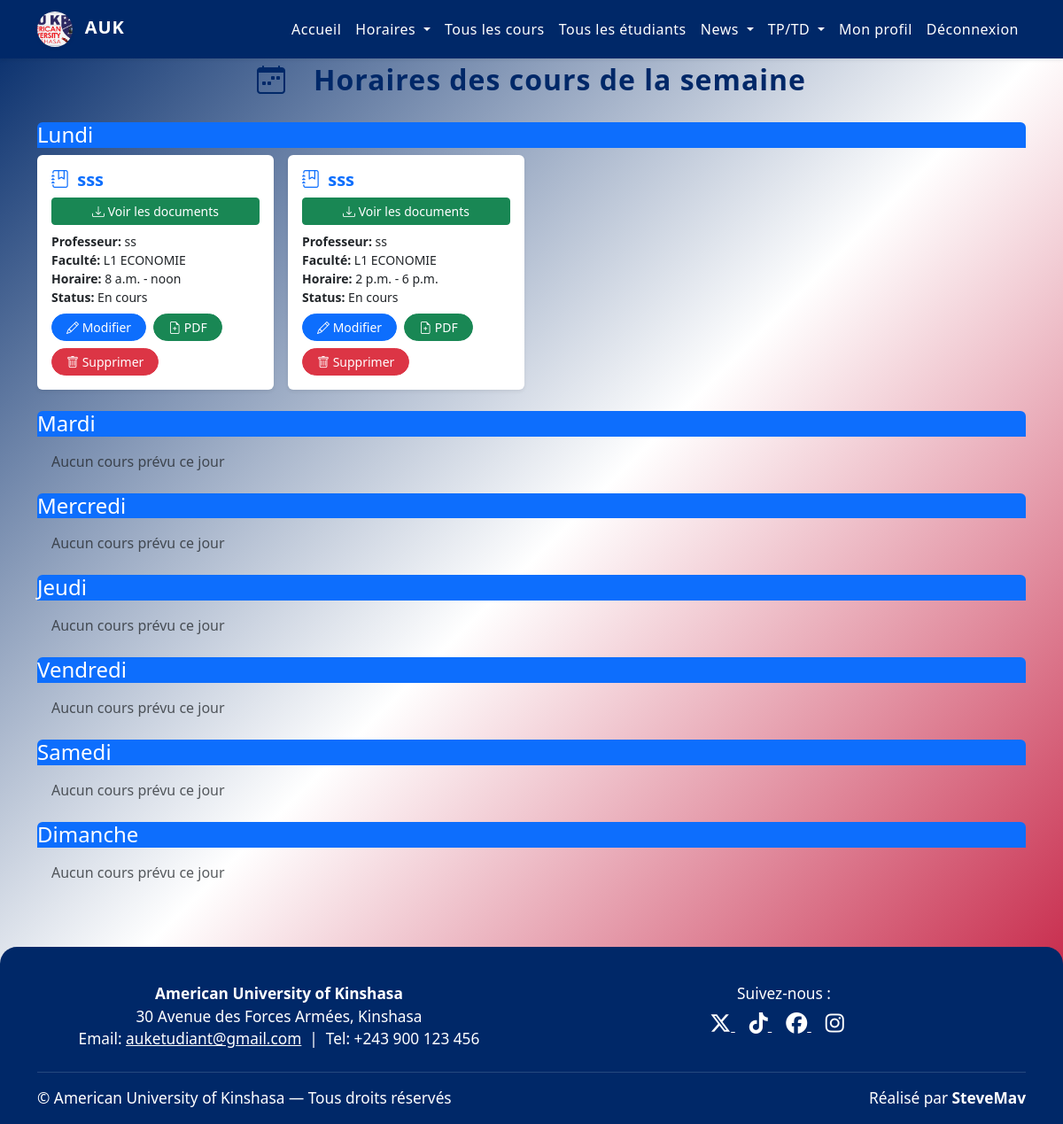
Page /schedule/ (signed in) on the earlier database version.
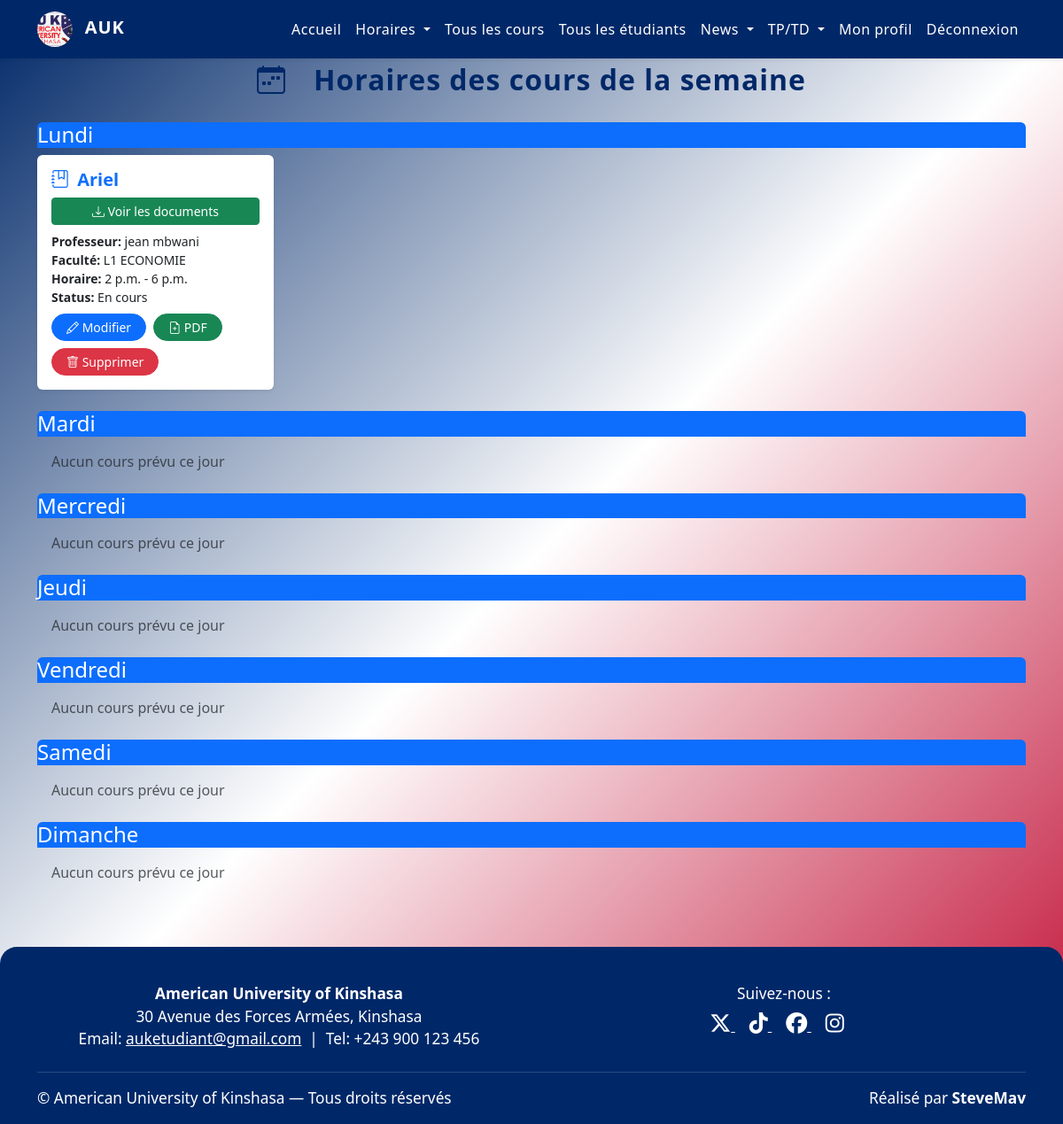
Same page on the later database version.
### schedule/models.py (models this page shows, shortened)
class Course(models.Model):
    name = models.CharField(max_length=255)
    professor = models.CharField(max_length=255)
    total_hours = models.FloatField()
    faculty = models.ForeignKey(Faculty, on_delete=models.CASCADE)
    finished = models.BooleanField(default=False)

class Faculty(models.Model):
    name = models.CharField(max_length=255)
    level = models.CharField(max_length=255, null=True, blank=True)
    head_of_faculty = models.CharField(max_length=255, null=True, blank=True)

class CourseSchedule(models.Model):
    course = models.ForeignKey(Course, on_delete=models.CASCADE)
    day_of_week = models.CharField(max_length=10, choices=[
        ('Monday', 'Monday'), ('Tuesday', 'Tuesday'), ('Wednesday', 'Wednesday'),
        ('Thursday', 'Thursday'), ('Friday', 'Friday'), ('Saturday', 'Saturday'),
        ('Sunday', 'Sunday')
    ])
    start_time = models.TimeField()
    end_time = models.TimeField()

### schedule/views.py (the view)
# urls.py: path('', views.course_list, name='course_list'),
@login_required
def course_list(request):
    day_translation = {
        'Monday': 'Lundi',
        'Tuesday': 'Mardi',
        'Wednesday': 'Mercredi',
        'Thursday': 'Jeudi',
        'Friday': 'Vendredi',
        'Saturday': 'Samedi',
        'Sunday': 'Dimanche'
    }
    days_of_week = ['Lundi', 'Mardi', 'Mercredi', 'Jeudi', 'Vendredi', 'Samedi', 'Dimanche']
    if request.user.is_superuser:
        courses = Course.objects.prefetch_related('courseschedule_set')
    elif not request.user.is_staff:
        courses = Course.objects.filter(faculty__userprofile__user=request.user).prefetch_related('courseschedule_set')
    else:
        cp_profile = CPProfile.objects.get(user=request.user)
        courses = Course.objects.filter(faculty=cp_profile.faculty).prefetch_related('courseschedule_set')
    courses_by_day = {day: [] for day in days_of_week}
    for course in courses:
        for schedule in course.courseschedule_set.all():
            french_day = day_translation.get(schedule.day_of_week)
            if french_day:
                courses_by_day[french_day].append({
                    'course': course,
                    'schedule': schedule
                })
    context = {
        'days_of_week': days_of_week,
        'courses_by_day': courses_by_day
    }
    return render(request, 'schedule/course_list.html', context)

### schedule/templatetags/schedule_tags.py (called while the page is built)
@register.filter
def get_item(dictionary, key):
    return dictionary.get(key, [])

### schedule/templates/schedule/course_list.html (shortened to what this page needs)
{% load static %}
{% load schedule_tags %}
<!DOCTYPE html>
<html lang="fr">
<head>
    <link href="https://cdn.jsdelivr.net/npm/bootstrap@5.3.0/dist/css/bootstrap.min.css" rel="stylesheet">
    <link href="https://cdn.jsdelivr.net/npm/bootstrap-icons@1.10.5/font/bootstrap-icons.css" rel="stylesheet">
</head>
<body style="min-height:100vh; background: linear-gradient(135deg, #002868 0%, #ffffff 50%, #bf0a30 100%); display: flex; flex-direction: column;">
{% include 'navbar.html' %}
<main style="flex:1 0 auto;">
<div class="container main-content">
    <div class="row justify-content-center align-items-center mb-4">
        <div class="col-auto">
            <i class="bi bi-calendar-week" style="font-size:2rem;color:#002868;margin-right:0.5rem;"></i>
        </div>
        <div class="col-auto">
            <h2 class="mb-0 fw-bold" style="color:#002868; letter-spacing:1px;">Horaires des cours de la semaine</h2>
        </div>
    </div>
    {% for day in days_of_week %}
        <div class="mb-4">
            <div class="card-header bg-primary text-white rounded-top mb-2">
                <h3 class="mb-0 fs-4">{{ day }}</h3>
            </div>
            {% if courses_by_day|get_item:day %}
                <div class="row g-3">
                    {% for item in courses_by_day|get_item:day %}
                    <div class="col-12 col-sm-6 col-md-4 col-lg-3 d-flex">
                        <div class="card flex-fill h-100 shadow-sm border-0">
                            <div class="card-body d-flex flex-column">
                                <h5 class="card-title fw-bold mb-2 text-primary">
    <i class="bi bi-journal-bookmark me-1"></i>
    {{ item.course.name }}
</h5>
<button type="button" class="btn btn-success btn-sm mb-2" data-bs-toggle="modal" data-bs-target="#modalCourseFiles{{ item.course.id }}">
    <i class="bi bi-download"></i> Voir les documents
</button>
                                <div class="card-text mb-2 small">
                                    <div><strong>Professeur:</strong> {{ item.course.professor }}</div>
                                    <div><strong>Faculté:</strong> {{ item.course.faculty.name }}</div>
                                    <div><strong>Horaire:</strong> {{ item.schedule.start_time }} - {{ item.schedule.end_time }}</div>
                                    <div><strong>Status:</strong> {{ item.course.finished|yesno:"Terminé,En cours" }}</div>
                                </div>
                                <div class="mt-auto d-flex flex-wrap gap-2">
                                    {% if perms.schedule.change_courseschedule %}
                                        <a href="{% url 'schedule:edit_schedule' item.schedule.id %}" class="btn btn-sm btn-primary rounded-pill px-3">
                                            <i class="bi bi-pencil"></i> Modifier
                                        </a>
                                        <button type="button" class="btn btn-sm btn-success rounded-pill px-3" data-bs-toggle="modal" data-bs-target="#modalCourseFiles{{ item.course.id }}">
                                            <i class="bi bi-file-earmark-plus"></i> PDF
                                        </button>
                                        <button type="button" class="btn btn-sm btn-danger rounded-pill px-3" data-bs-toggle="modal" data-bs-target="#deleteScheduleModal{{ item.schedule.id }}">
                                            <i class="bi bi-trash"></i> Supprimer
                                        </button>
                                    {% endif %}
                                </div>
                            </div>
                        </div>
                    </div>
                    {% endfor %}
                </div>
            {% else %}
                <p class="text-muted m-3">Aucun cours prévu ce jour</p>
            {% endif %}
        </div>
    {% endfor %}
</div>
</main>
{% include 'footer.html' %}
</body>
</html>

### main/templates/navbar.html (shortened to what this page needs)
{% load static %}
<nav class="navbar navbar-expand-lg navbar-dark shadow-sm" style="background:#002868;">
    <div class="container">
        <a class="navbar-brand" href="/">
            <img src="{% static 'img/logo-auk.png' %}" alt="AUK Logo" class="img-fluid rounded-circle shadow-sm" style="width: 40px; height: 40px; object-fit: cover; transition: transform 0.3s ease;">
            <span class="ms-2 fw-bold text-white" style="letter-spacing: 1px;">AUK</span>
        </a>
        <div class="collapse navbar-collapse" id="navbarNav">
            <ul class="navbar-nav ms-auto">
                <li class="nav-item"><a class="nav-link" href="/">Accueil</a></li>
                {% if perms.schedule.add_course or perms.schedule.add_exam %}
                <li class="nav-item dropdown">
                    <a class="nav-link dropdown-toggle" href="#" id="scheduleDropdown" role="button" data-bs-toggle="dropdown" aria-expanded="false">
                        Horaires
                    </a>
                </li>
                {% endif %}
                <li class="nav-item"><a class="nav-link" href="/schedule/course/">Tous les cours</a></li>
                {% if user.is_staff %}
                <li class="nav-item"><a class="nav-link" href="/all-students/">Tous les étudiants</a></li>
                {% endif %}
                {% if perms.event_news.add_news %}
                <li class="nav-item dropdown">
                    <a class="nav-link dropdown-toggle" href="#" id="newsDropdown" role="button" data-bs-toggle="dropdown" aria-expanded="false">
                        News
                    </a>
                </li>
                {% else %}
                <li class="nav-item"><a class="nav-link" href="/event_news/">News</a></li>
                {% endif %}
                {% if user.is_authenticated %}
                {% if perms.schedule.add_work %}
                <li class="nav-item dropdown">
                    <a class="nav-link dropdown-toggle" href="#" id="workDropdown" role="button" data-bs-toggle="dropdown" aria-expanded="false">
                        TP/TD
                    </a>
                </li>
                {% else %}
                <li class="nav-item"><a class="nav-link" href="/schedule/works/">TP/TD</a></li>
                {% endif %}
                    <li class="nav-item"><a class="nav-link" href="/accounts/edit-profile/">Mon profil</a></li>
                    <li class="nav-item"><a class="nav-link" href="/accounts/logout/">Déconnexion</a></li>
                {% else %}
                    <li class="nav-item"><a class="nav-link" href="/accounts/login/">Connexion</a></li>
                    <li class="nav-item"><a class="nav-link" href="/accounts/register/">Inscription</a></li>
                {% endif %}
            </ul>
        </div>
    </div>
</nav>

### schedule/templates/schedule/course_file_modal.html (shortened to what this page needs)
{% load schedule_tags %}

### main/templates/footer.html (shortened to what this page needs)
<link rel="stylesheet" href="https://cdnjs.cloudflare.com/ajax/libs/font-awesome/6.5.0/css/all.min.css">
<footer style="background:#002868;color:#fff;padding:2.5rem 0 1rem 0;text-align:center;margin-top:3rem;border-radius:1.2rem 1.2rem 0 0;font-size:1.08rem;">
    <div class="container">
        <div class="row justify-content-center mb-2">
            <div class="col-12 col-md-6 mb-2">
                <strong>American University of Kinshasa</strong><br>
                30 Avenue des Forces Armées, Kinshasa<br>
                Email: <a href="mailto:auketudiant@gmail.com" style="color:#fff;text-decoration:underline;">auketudiant@gmail.com</a> &nbsp;|&nbsp; Tel: +243 900 123 456
            </div>
            <div class="col-12 col-md-6 mb-2">
                <div class="mb-2">Suivez-nous :</div>
                <a href="https://x.com/aukofficiel01" target="_blank" class="me-3" style="color:#fff;">
                    <i class="fab fa-x-twitter" style="font-size:1.5rem;"></i>
                  </a>
                  <a href="https://www.tiktok.com/@aukofficiel01" target="_blank" class="me-3" style="color:#fff;">
                    <i class="fab fa-tiktok" style="font-size:1.5rem;"></i>
                  </a>
                  <a href="https://www.facebook.com/aukofficiel01" target="_blank" class="me-3" style="color:#fff;">
                    <i class="fab fa-facebook" style="font-size:1.5rem;"></i>
                  </a>
                  <a href="https://www.instagram.com/aukofficiel01/" target="_blank" class="me-3" style="color:#fff;">
                    <i class="fab fa-instagram" style="font-size:1.5rem;"></i>
                  </a>
            </div>
        </div>
        <hr style="background:#fff;opacity:0.15;">
        <div class="row justify-content-center align-items-center">
            <div class="col-12 col-md-7 text-center text-md-start mb-2 mb-md-0">
                &copy; {{ now|date:'Y' }} American University of Kinshasa &mdash; Tous droits réservés
            </div>
            <div class="col-12 col-md-5 text-center text-md-end">
                <span style="font-size:1.08rem;"> Réalisé par <strong>SteveMav</strong></span>
            </div>
        </div>
    </div>
</footer>

### main/templates/navbar.html (style rules this page uses)
.navbar { background: #002868 !important; }
.navbar .nav-link, .navbar .navbar-brand { color: #fff !important; font-weight: 500; letter-spacing: 0.5px; transition: color 0.2s, background 0.2s; }
.navbar .nav-link, .navbar .dropdown-toggle { padding-left: 1rem; padding-right: 1rem; }

Differences in the rows shown:
removed Course: course.name "sss", course.professor "ss", course.faculty.name "L1 ECONOMIE", schedule.start_time "8 a.m.", schedule.end_time "noon", course.finished "En cours", schedule.start_time "2 p.m.", schedule.end_time "6 p.m."
added Course: course.name "Ariel", course.professor "jean mbwani", course.faculty.name "L1 ECONOMIE", schedule.start_time "2 p.m.", schedule.end_time "6 p.m.", course.finished "En cours"
